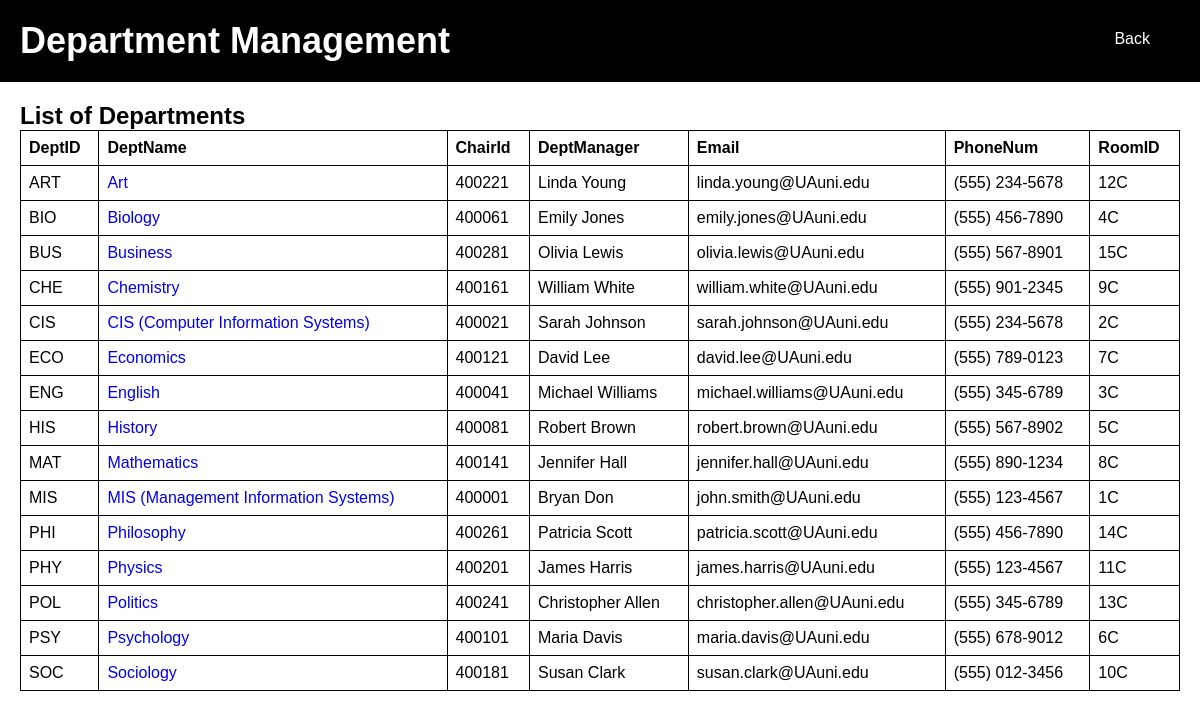
Before: /Systemsproject/facdepartment.php with the older database file.
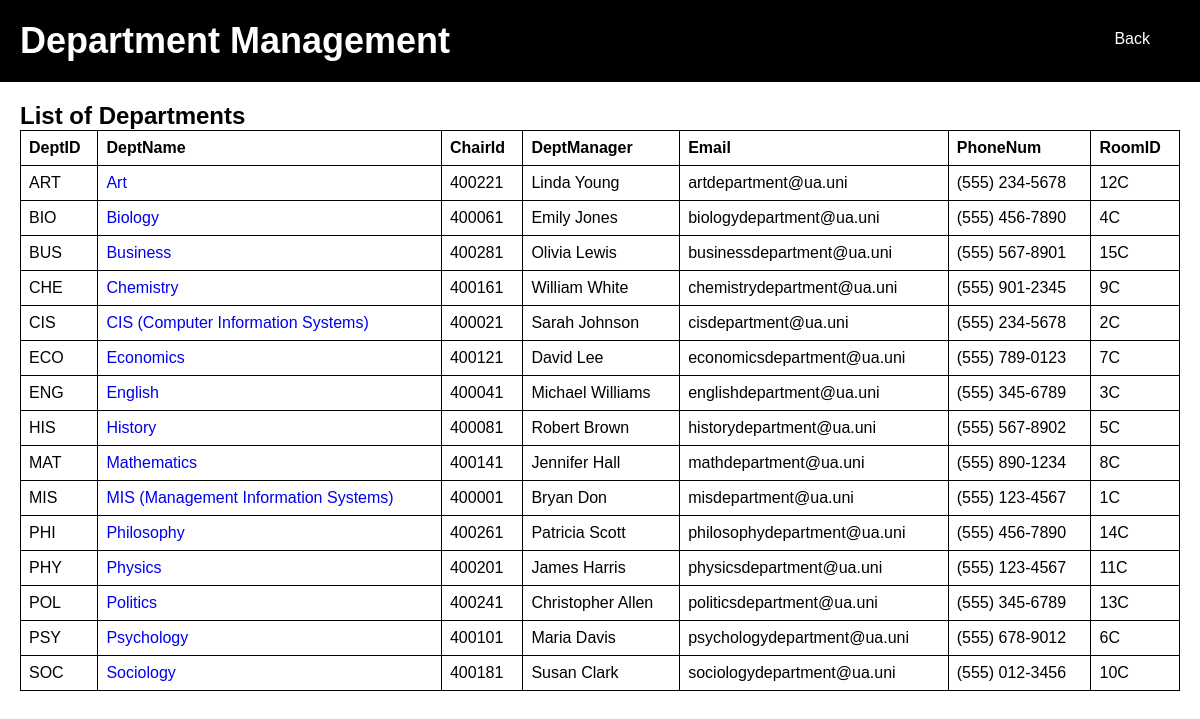
After: the same page with the newer database file.
### tables this page shows
CREATE TABLE `dept` (
  `DeptID` varchar(25) NOT NULL,
  `DeptName` varchar(100) DEFAULT NULL,
  `ChairID` int(11) DEFAULT NULL,
  `DeptManager` varchar(100) DEFAULT NULL,
  `Email` varchar(100) DEFAULT NULL,
  `PhoneNum` varchar(100) DEFAULT NULL,
  `RoomID` varchar(25) DEFAULT NULL
);

### Systemsproject/facdepartment.php (the view, shortened to what this page needs)
<?php
@include 'config1.php';
$query = "SELECT * FROM dept";
$result = mysqli_query($conn, $query);
$departments = [];
while ($row = mysqli_fetch_assoc($result)) {
    $departments[] = $row;
}
?>
<!DOCTYPE html>
<html lang="en">
<head>
    <link rel="stylesheet" href="css/fatman1.css">
</head>
<body>
    <div class="header">
        <h1>Department Management</h1>
        <a href="fac_newhome1.php" class="back-button">Back </a>
    </div>
    <div class="department-container">
        <h2>List of Departments</h2>
        <table>
            <tr>
                <th>DeptID</th>
                <th>DeptName</th>
                <th>ChairId</th>
                <th>DeptManager</th>
                <th>Email</th>
                <th>PhoneNum</th>
                <th>RoomID</th>
            </tr>
            <?php foreach ($departments as $department) : ?>
                <tr>
                    <td><?php echo $department['DeptID']; ?></td>
                    <td>
                        <?php
                         if ($department['DeptID'] === 'MIS') {
                           echo '<a href="mis_departmentinfo1.php">' . htmlspecialchars($department['DeptName']) . '</a>';
                       }
                       elseif ($department['DeptID'] === 'CIS') {
                           echo '<a href="cisinfo1.php">' . htmlspecialchars($department['DeptName']) . '</a>';
                       }
                       elseif ($department['DeptID'] === 'ENG') {
                        echo '<a href="enginfo1.php">' . htmlspecialchars($department['DeptName']) . '</a>';
                    }
                       elseif ($department['DeptID'] === 'ART') {
                           echo '<a href="artinfo1.php">' . htmlspecialchars($department['DeptName']) . '</a>';
                       }
                        elseif ($department['DeptID'] === 'BUS') {
                           echo '<a href="businfo1.php">' . htmlspecialchars($department['DeptName']) . '</a>';
                       }
                        elseif ($department['DeptID'] === 'CHE') {
                           echo '<a href="cheinfo1.php">' . htmlspecialchars($department['DeptName']) . '</a>';
                       }
                        elseif ($department['DeptID'] === 'ECO') {
                           echo '<a href="ecoinfo1.php">' . htmlspecialchars($department['DeptName']) . '</a>';
                       }
                       elseif ($department['DeptID'] === 'HIS') {
                        echo '<a href="hisinfo1.php">' . htmlspecialchars($department['DeptName']) . '</a>';
                       }
                    elseif ($department['DeptID'] === 'MAT') {
                     echo '<a href="matinfo1.php">' . htmlspecialchars($department['DeptName']) . '</a>';
                       }
                   elseif ($department['DeptID'] === 'PHI') {
                  echo '<a href="phiinfo1.php">' . htmlspecialchars($department['DeptName']) . '</a>';
                       }
                     elseif ($department['DeptID'] === 'PHY') {
                    echo '<a href="phyinfo1.php">' . htmlspecialchars($department['DeptName']) . '</a>';
                         }
                         elseif ($department['DeptID'] === 'POL') {
                           echo '<a href="polinfo1.php">' . htmlspecialchars($department['DeptName']) . '</a>';
                                }
                                elseif ($department['DeptID'] === 'PSY') {
                                 echo '<a href="psyinfo1.php">' . htmlspecialchars($department['DeptName']) . '</a>';
                                      }
                                      elseif ($department['DeptID'] === 'SOC') {
                                       echo '<a href="socinfo1.php">' . htmlspecialchars($department['DeptName']) . '</a>';
                                            }
                       else {
                           echo '<a href="department_info1.php?DeptID=' . urlencode($department['DeptID']) . '">' . htmlspecialchars($department['DeptName']) . '</a>';
                       }
                       ?>
                    </td>
                    <td><?php echo $department['ChairID']; ?></td>
                    <td><?php echo $department['DeptManager']; ?></td>
                    <td><?php echo $department['Email']; ?></td>
                    <td><?php echo $department['PhoneNum']; ?></td>
                    <td><?php echo $department['RoomID']; ?></td>
                </tr>
            <?php endforeach; ?>
        </table>
    </div>
</body>
</html>

Changed rows visible on the page:
changed dept "ART": Email "linda.young@UAuni.edu" → "artdepartment@ua.uni"
changed dept "BIO": Email "emily.jones@UAuni.edu" → "biologydepartment@ua.uni"
changed dept "BUS": Email "olivia.lewis@UAuni.edu" → "businessdepartment@ua.uni"
changed dept "CHE": Email "william.white@UAuni.edu" → "chemistrydepartment@ua.uni"
changed dept "CIS": Email "sarah.johnson@UAuni.edu" → "cisdepartment@ua.uni"
changed dept "ECO": Email "david.lee@UAuni.edu" → "economicsdepartment@ua.uni"
changed dept "ENG": Email "michael.williams@UAuni.edu" → "englishdepartment@ua.uni"
changed dept "HIS": Email "robert.brown@UAuni.edu" → "historydepartment@ua.uni"
changed dept "MAT": Email "jennifer.hall@UAuni.edu" → "mathdepartment@ua.uni"
changed dept "MIS": Email "john.smith@UAuni.edu" → "misdepartment@ua.uni"
changed dept "PHI": Email "patricia.scott@UAuni.edu" → "philosophydepartment@ua.uni"
changed dept "PHY": Email "james.harris@UAuni.edu" → "physicsdepartment@ua.uni"
changed dept "POL": Email "christopher.allen@UAuni.edu" → "politicsdepartment@ua.uni"
changed dept "PSY": Email "maria.davis@UAuni.edu" → "psychologydepartment@ua.uni"
changed dept "SOC": Email "susan.clark@UAuni.edu" → "sociologydepartment@ua.uni"
